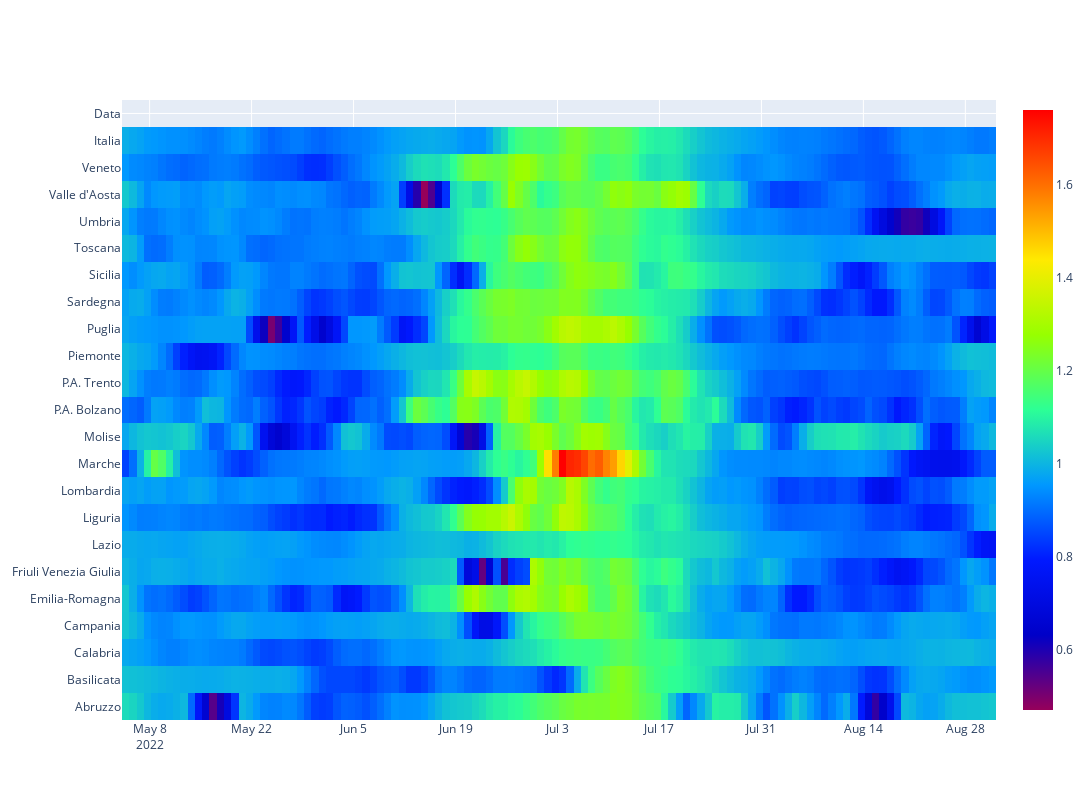

The notebook cell saved with this chart:
### Code cell
fig = go.Figure(data=go.Heatmap(z=rt_df.T.values,
y=rt_df.columns,x=rt_df['Data'],colorscale = 'Rainbow'))


fig.update_layout(width=1200,height=800)
fig.show()
